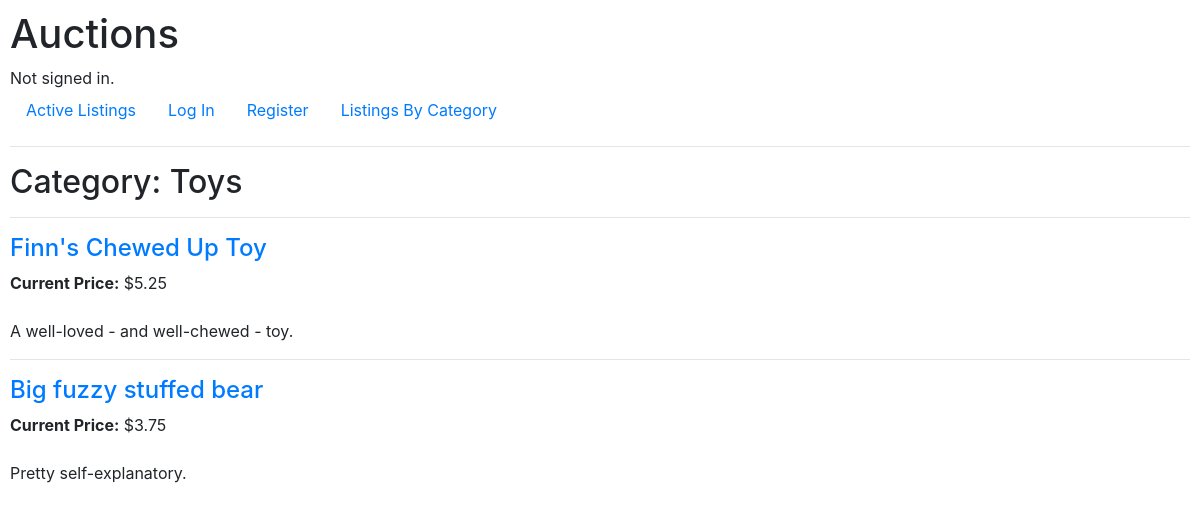
Page /Toys on the committed database.
### auctions/models.py (models this page shows, shortened)
class Auction(models.Model):
    title = models.CharField(max_length=64)
    description = models.TextField()
    opening_bid = models.DecimalField(max_digits=10,decimal_places=2)
    image = models.CharField(max_length=64,blank=True)
    category = models.CharField(max_length=64,blank=True)
    user = models.ForeignKey(User, on_delete=models.CASCADE, related_name='listings')
    winner = models.ForeignKey(User, on_delete=models.CASCADE, blank=True, default=None,
    null=True, related_name='won')
    LISTING_STATUS = (
        ("A",'Active'),
        ("C","Closed")
    )
    status = models.CharField(max_length=1, choices=LISTING_STATUS, default="A")
    watchlist = models.ManyToManyField(User, blank=True, related_name='watchlist',
    default=None)

### auctions/views.py (the view)
# urls.py: path("<str:category>", views.category, name="category")
def category(request, category):
    auctions = Auction.objects.filter(category=category).filter(status="A")
    prices = []
    for auction in auctions:
        price_dict =  Bid.objects.filter(auction__title=auction.title).aggregate(Max('amount'))
        if price_dict['amount__max'] is None:
            prices.append(auction.opening_bid)
        else:
            prices.append(price_dict['amount__max'])
    auction_zip = zip(auctions, prices)
    return render(request, "auctions/category.html", {
        "category":category.title(), "auctions":auction_zip
    })

### auctions/templates/auctions/category.html
{% extends "auctions/layout.html" %}
{% block body %}
    <h2>Category: {{category}}</h2>
    {% for auction, price in auctions %}
        <hr>
        <h4><a href="{% url 'listing' auction.id %}">{{auction.title}}</a></h4>
        <b>Current Price:</b> ${{price|floatformat:2}} <br>
        <br>
        {{auction.description}}
    {% endfor %}
{% endblock %}

### auctions/static/auctions/styles.css (style rules this page uses)
body { padding: 10px; }

### rows in the picture
Auction: title "Finn's Chewed Up Toy", price "5.25", description "A well-loved - and well-chewed - toy."
Auction: title "Big fuzzy stuffed bear", price "3.75", description "Pretty self-explanatory."

### other values in the picture
{{ category }} "Toys"
